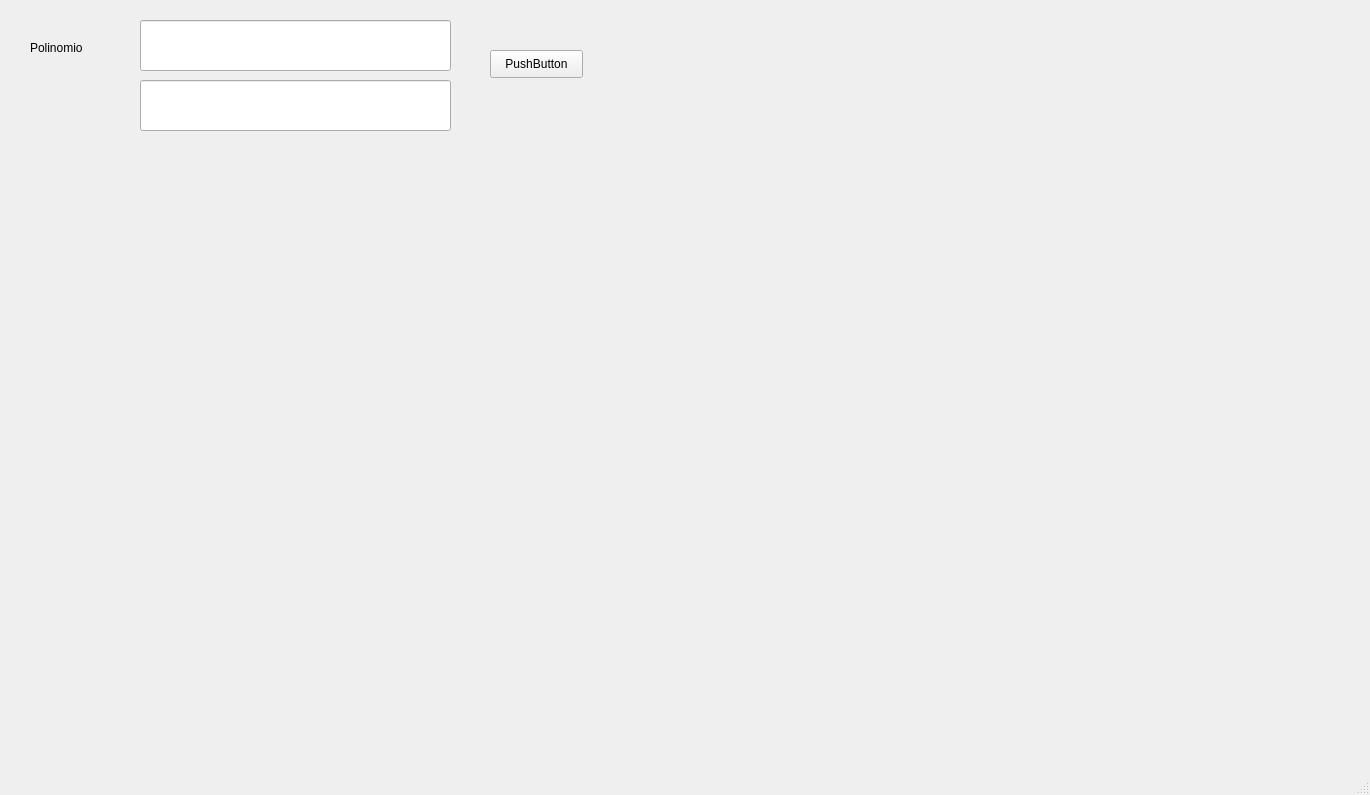
<?xml version="1.0" encoding="UTF-8"?>
<ui version="4.0">
 <class>MainWindow</class>
 <widget class="QMainWindow" name="MainWindow">
  <property name="geometry">
   <rect>
    <x>0</x>
    <y>0</y>
    <width>1370</width>
    <height>795</height>
   </rect>
  </property>
  <property name="windowTitle">
   <string>MainWindow</string>
  </property>
  <widget class="QWidget" name="centralwidget">
   <widget class="QLabel" name="label">
    <property name="geometry">
     <rect>
      <x>30</x>
      <y>40</y>
      <width>91</width>
      <height>16</height>
     </rect>
    </property>
    <property name="text">
     <string>Polinomio</string>
    </property>
   </widget>
   <widget class="QLineEdit" name="lineEdit">
    <property name="geometry">
     <rect>
      <x>140</x>
      <y>20</y>
      <width>311</width>
      <height>51</height>
     </rect>
    </property>
   </widget>
   <widget class="QPushButton" name="pushButton">
    <property name="geometry">
     <rect>
      <x>490</x>
      <y>50</y>
      <width>93</width>
      <height>28</height>
     </rect>
    </property>
    <property name="text">
     <string>PushButton</string>
    </property>
   </widget>
   <widget class="QLineEdit" name="lineEdit_2">
    <property name="geometry">
     <rect>
      <x>140</x>
      <y>80</y>
      <width>311</width>
      <height>51</height>
     </rect>
    </property>
   </widget>
  </widget>
  <widget class="QMenuBar" name="menubar">
   <property name="geometry">
    <rect>
     <x>0</x>
     <y>0</y>
     <width>1370</width>
     <height>26</height>
    </rect>
   </property>
  </widget>
  <widget class="QStatusBar" name="statusbar"/>
 </widget>
 <resources/>
 <connections/>
</ui>
